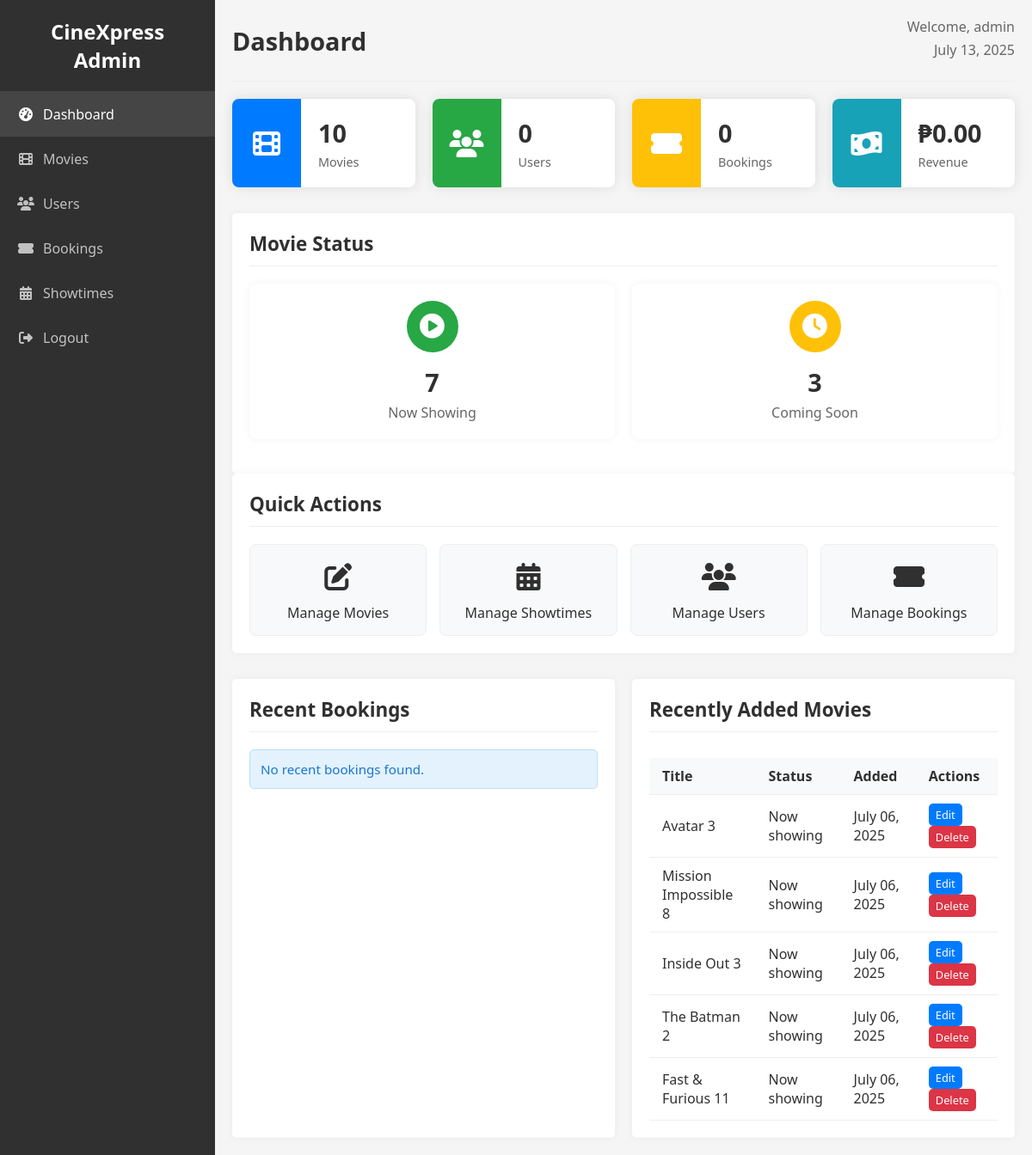
/admin/dashboard.php (signed in), run on an earlier commit of the app's database.
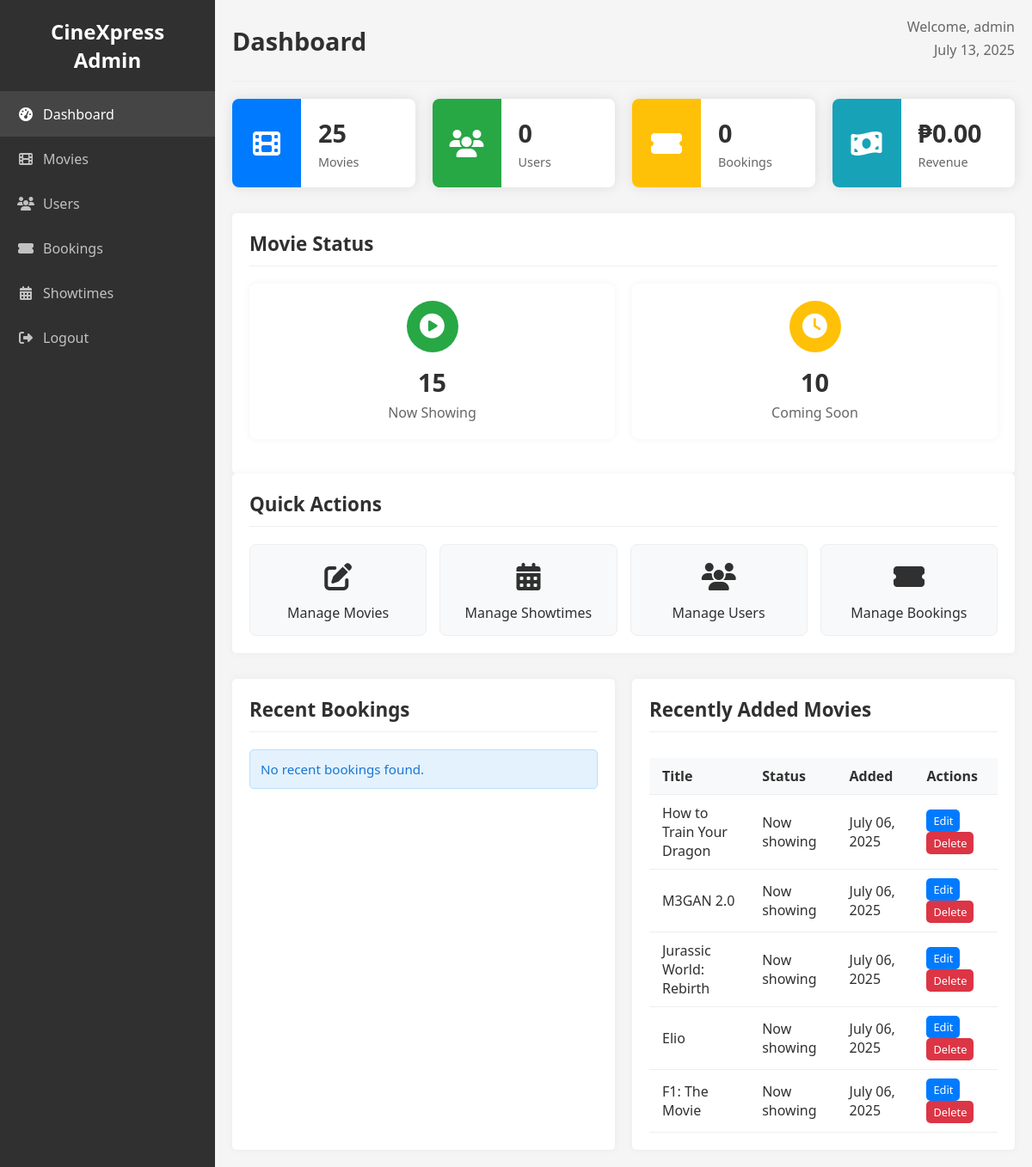
And on a later commit of the database.
### tables this page shows
CREATE TABLE movies (
    id INT PRIMARY KEY AUTO_INCREMENT,
    title VARCHAR(255) NOT NULL,
    description TEXT,
    genre VARCHAR(100),
    duration INT,
    rating VARCHAR(10),
    release_date DATE,
    poster_url VARCHAR(255),
    status ENUM('now_showing', 'coming_soon') DEFAULT 'now_showing',
    price DECIMAL(10,2) DEFAULT 0.00,
    created_at TIMESTAMP DEFAULT CURRENT_TIMESTAMP
);

### includes/init.php (called while the page is built, shortened)
<?php
include_once 'db.php';
include_once 'helpers.php';
include_once 'adminService.php';
include_once 'components.php';
$adminService = new AdminService($conn);

### includes/adminService.php (called while the page is built, shortened)
<?php
class AdminService {
    private $conn;
    public function __construct($connection) {
        $this->conn = $connection;
    }
    public function getRecentMovies($limit = 5) {
        try {
            $stmt = $this->conn->prepare("
                SELECT id, title, poster_url, status, created_at
                FROM movies
                ORDER BY created_at DESC
                LIMIT ?
            ");
            $stmt->bind_param("i", $limit);
            $stmt->execute();
            return $stmt->get_result();
        } catch (Exception $e) {
            error_log("Error fetching recent movies: " . $e->getMessage());
            return false;
        }
    }
}
?>

### includes/helpers.php (called while the page is built, shortened)
<?php
function e($string) {
    return htmlspecialchars($string, ENT_QUOTES, 'UTF-8');
}
function formatDate($date) {
    return date('F d, Y', strtotime($date));
}
?>

### admin/dashboard.php (the view, shortened to what the rows shown need)
<?php
include '../includes/init.php';
$recentMovies = $adminService->getRecentMovies(5);
?>
<!DOCTYPE html>
<html lang="en">
<head>
    <link rel="stylesheet" href="../assets/css/style.css">
    <link rel="stylesheet" href="https://cdnjs.cloudflare.com/ajax/libs/font-awesome/6.4.0/css/all.min.css">
</head>
<body>
    <div class="admin-wrapper">
        <main class="admin-content">
            <div class="admin-header">
                <div class="admin-title">
                    <h1>Dashboard</h1>
                </div>
            </div>
            <div class="admin-section">
                <div class="admin-section-header">
                    <h2>Movie Status</h2>
                </div>
            </div>
            <div class="admin-section">
                <div class="admin-section-header">
                    <h2>Quick Actions</h2>
                </div>
            </div>
            <div class="admin-grid">
                <div class="admin-section">
                    <div class="admin-section-header">
                        <h2>Recent Bookings</h2>
                    </div>
                </div>
                <div class="admin-section">
                    <div class="admin-section-header">
                        <h2>Recently Added Movies</h2>
                    </div>
                    <?php if ($recentMovies && $recentMovies->num_rows > 0): ?>
                        <div class="table-container">
                            <table class="data-table">
                                <thead>
                                    <tr>
                                        <th>Title</th>
                                        <th>Status</th>
                                        <th>Added</th>
                                        <th>Actions</th>
                                    </tr>
                                </thead>
                                <tbody>
                                    <?php while($movie = $recentMovies->fetch_assoc()): ?>
                                        <tr>
                                            <td><?php echo e($movie['title']); ?></td>
                                            <td><?php echo ucfirst(str_replace('_', ' ', $movie['status'])); ?></td>
                                            <td><?php echo formatDate($movie['created_at']); ?></td>
                                            <td>
                                                <a href="editMovie.php?id=<?php echo $movie['id']; ?>" class="movie-action-button edit-button" style="font-size: 0.8em; padding: 4px 8px;">Edit</a>
                                                <a href="deleteMovie.php?id=<?php echo $movie['id']; ?>" class="movie-action-button delete-button" style="font-size: 0.8em; padding: 4px 8px;">Delete</a>
                                            </td>
                                        </tr>
                                    <?php endwhile; ?>
                                </tbody>
                            </table>
                        </div>
                    <?php else: ?>
                        <div class="info-message">No movies have been added yet.</div>
                    <?php endif; ?>
                </div>
            </div>
        </main>
    </div>
</body>
</html>

What changed in the data, as far as the page shows it:
changed movies: title "Avatar 3" → "How to Train Your Dragon"
changed movies: title "Mission Impossible 8" → "M3GAN 2.0"
changed movies: title "Inside Out 3" → "Jurassic World: Rebirth"
changed movies: title "The Batman 2" → "Elio"
changed movies: title "Fast & Furious 11" → "F1: The Movie"
Also different on the page:
$stats['movie_count']: "10" → "25"
$stats['now_showing_count']: "7" → "15"
$stats['coming_soon_count']: "3" → "10"
